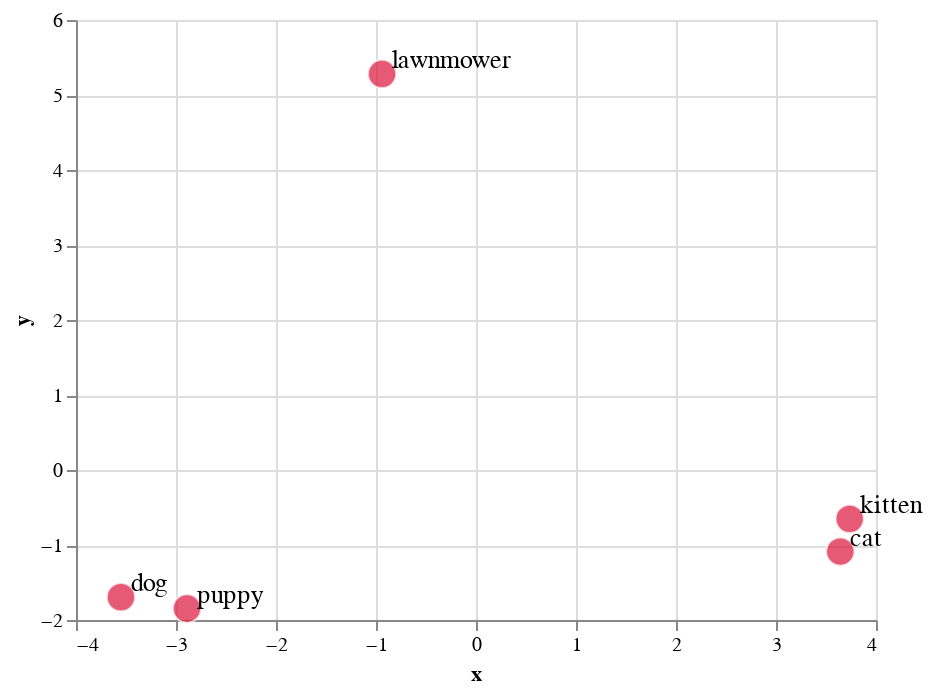

Here is the notebook cell this chart was saved with:
### Markdown cell above
## Step 5: Visualize 'distance' between similar concepts

We'll use principal component analysis to simplify our 384 dimensional vector space to 2D.

### Code cell
# generate embeddings
embeddings_for_cat = elasticsearch_rest_vectorize("cat")
embeddings_for_kitten = elasticsearch_rest_vectorize("kitten")
embeddings_for_dog = elasticsearch_rest_vectorize("dog")
embeddings_for_puppy = elasticsearch_rest_vectorize("puppy")
embeddings_for_lawnmower = elasticsearch_rest_vectorize("lawnmower")

# let's see what we got, though truncate the embeddings to just the first 5 dimensions
print(f"embedding dimensions: {len(embeddings_for_cat)}")
print(f"cat: {list(embeddings_for_cat)[:5] + ['...']}")
print(f"dog: {list(embeddings_for_dog)[:5] + ['...']}")


# wrap embeddings with a DataFrame
df = pd.DataFrame(
    [
      [embeddings_for_cat],
      [embeddings_for_kitten],
      [embeddings_for_dog],
      [embeddings_for_puppy],
      [embeddings_for_lawnmower],
    ],
    index=["cat", "kitten", "dog", "puppy", "lawnmower"], columns=["embeddings"]
)

# Initialize the PCA reducer to convert embeddings into arrays of length of 2
reducer = PCA(n_components=2)

# Reduce the embeddings, store them in a new dataframe column and display their shape
df["reduced"] = reducer.fit_transform(np.stack(df["embeddings"])).tolist()


source = pd.DataFrame(
    {
        "text": df.index,
        "x": df["reduced"].apply(lambda x: x[0]).to_list(),
        "y": df["reduced"].apply(lambda x: x[1]).to_list(),
    }
)

scatterplot(source, labels=True,  width=400, height=300)

### Figure 1 — Vega-Lite specification as saved in the notebook (floating-point values rounded to 4 significant figures)
{"config": {"view": {"continuousWidth": 300, "continuousHeight": 300}}, "layer": [{"mark": {"type": "circle", "color": "crimson", "size": 200, "stroke": "white", "strokeWidth": 1}, "encoding": {"x": {"field": "x", "scale": {"zero": false}, "type": "quantitative"}, "y": {"field": "y", "scale": {"zero": false}, "type": "quantitative"}}}, {"mark": {"type": "text", "align": "left", "baseline": "bottom", "dx": 5, "fontSize": 13}, "encoding": {"text": {"field": "text", "type": "nominal"}, "x": {"field": "x", "scale": {"zero": false}, "type": "quantitative"}, "y": {"field": "y", "scale": {"zero": false}, "type": "quantitative"}}}], "data": {"name": "data-3aabc64261bf78ce3f2f372ecb2deeb6"}, "height": 300, "width": 400, "$schema": "https://vega.github.io/schema/vega-lite/v5.16.3.json", "datasets": {"data-3aabc64261bf78ce3f2f372ecb2deeb6": [{"text": "cat", "x": 3.643, "y": -1.088}, {"text": "kitten", "x": 3.737, "y": -0.6513}, {"text": "dog", "x": -3.551, "y": -1.695}, {"text": "puppy", "x": -2.89, "y": -1.847}, {"text": "lawnmower", "x": -0.9393, "y": 5.281}]}}
